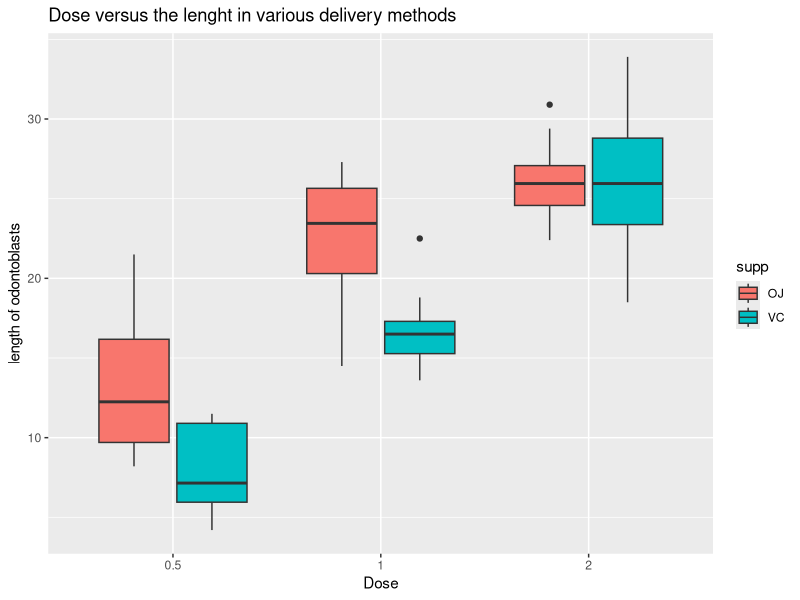

This chart was generated by the following R code:
## ---- chunk 1
knitr::opts_chunk$set(echo = TRUE)
## ---- chunk 2
library("ggplot2")
## ---- chunk 3
summary(ToothGrowth)
## ---- chunk 4
head(ToothGrowth)
## ---- chunk 5
ggplot(data=ToothGrowth,aes(x=as.factor(dose),y=len,fill=supp))+geom_boxplot()+ggtitle("Dose versus the lenght in various delivery methods")+xlab("Dose")+ylab("length of odontoblasts")
## ---- chunk 6
t.test(len~supp,data=ToothGrowth)

## ---- chunk 7
t.test(len~dose,data=ToothGrowth[ToothGrowth$dose ==0.5 | ToothGrowth$dose ==1,])
## ---- chunk 8
t.test(len~dose,data=ToothGrowth[ToothGrowth$dose ==1 | ToothGrowth$dose ==2,])
